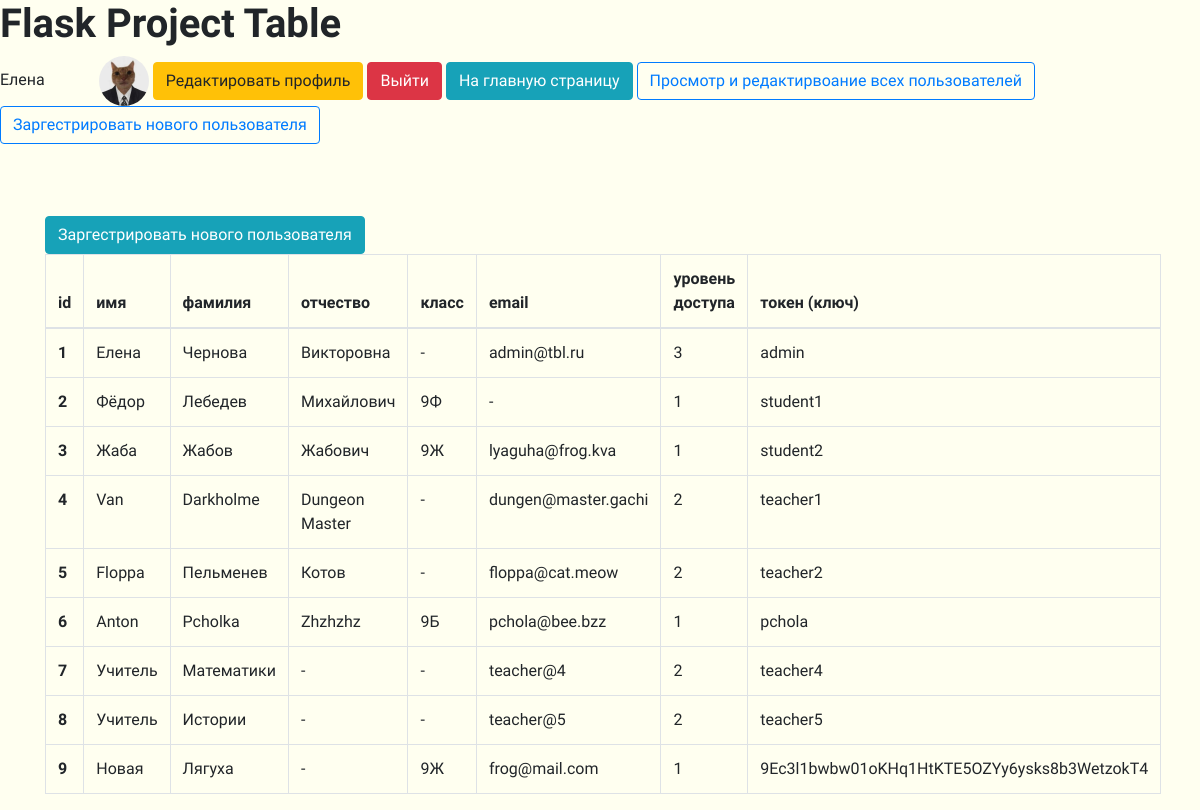
The page /users (signed in) on the database as committed earlier.
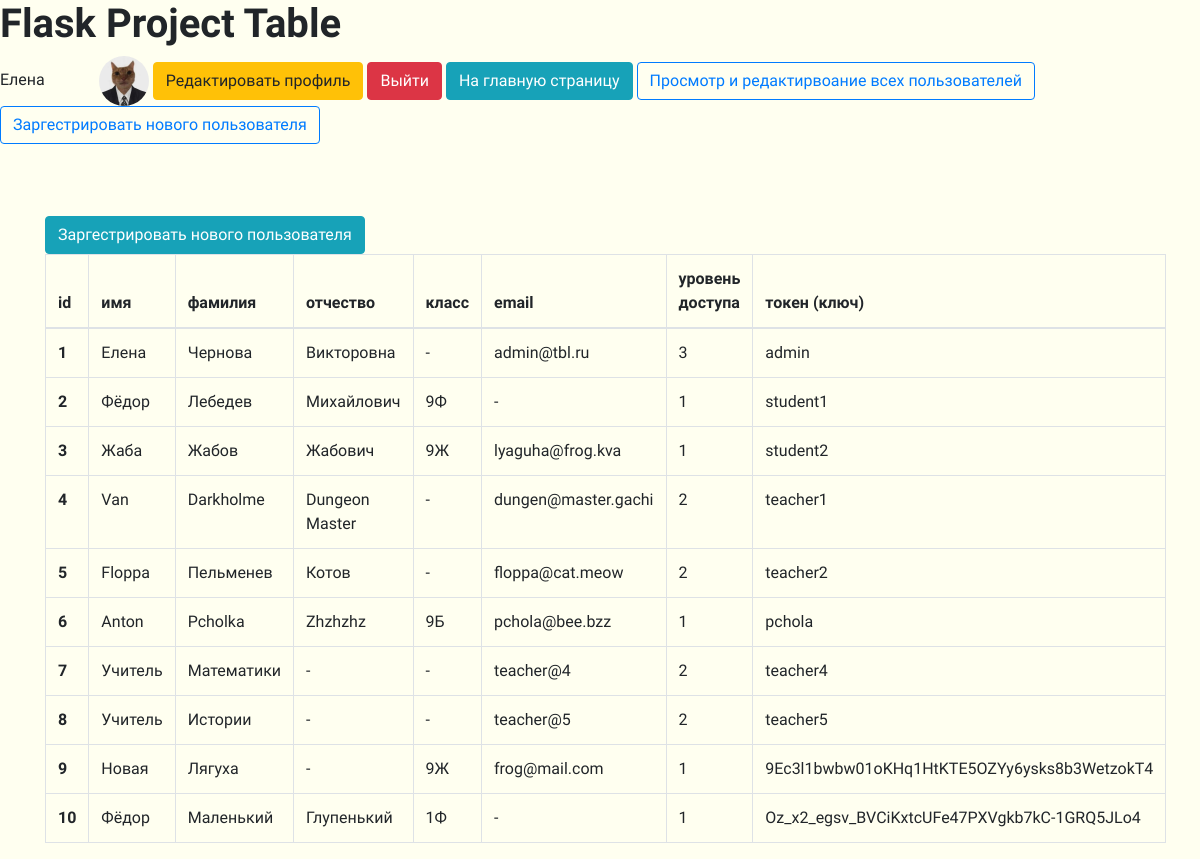
The same page on the database as committed later.
### tables this page shows
CREATE TABLE "users"
(
	id INTEGER not null
		primary key,
	name VARCHAR,
	surname VARCHAR,
	patronymic VARCHAR,
	grade VARCHAR,
	email VARCHAR,
	hashed_password VARCHAR,
	modified_date DATETIME,
	access_level INTEGER,
	token VARCHAR
		unique,
	image VARCHAR default 'static/img/default.png'
);

### app.py (the view, shortened to what this page needs)
@app.route('/users', methods=['POST', 'GET'])
def users():
    if current_user.access_level == 3:
        form = EditUsersForm()
        db_sess = db_session.create_session()
        header, rows = all_users_table()
        return render_template("all_users.html", rows=rows, header=header, form=form)
    abort(403, message="Access denied")

### app.py (called while the page is built)
def all_users_table():
    header = ['id', 'имя', 'фамилия', 'отчество', 'класс', 'email', 'уровень доступа',
              'токен (ключ)']
    db_sess = db_session.create_session()
    all_users = list(db_sess.query(User))
    rows = []
    for user in all_users:
        row = [user.id, user.name, user.surname, user.patronymic, user.grade, user.email,
               user.access_level, user.token]
        row = ['-' if el is None else el for el in row]
        rows.append(row)
    return header, rows

@login_manager.user_loader
def load_user(user_id):
    db_sess = db_session.create_session()
    return db_sess.query(User).get(user_id)

### data/sqlalchemy/db_session.py (called while the page is built)
def create_session() -> Session:
    global __factory
    return __factory()

### templates/all_users.html (shortened to what this page needs)
{% extends "base.html" %}
{% block content %}
    <a class="btn btn-info" href="/register">Заргестрировать нового
        пользователя
    </a>
    <table class="table table-bordered" id="table" contenteditable="false">
        <thead>
        <tr>
            {% for text in header %}
                <th scope="col" id="header_{{ loop.index }}">{{ text }}</th>
            {% endfor %}
        </tr>
        </thead>
        <tbody>
        {% for row in rows %}
            {% set row_count = loop.index %}
            <tr>
                {% for text in row %}
                    {% if loop.index == 1 %}
                        <th scope="row" id="row_{{ row_count }}">{{ text }}</th>
                    {% else %}
                        <td onclick="edit_user(this);"
                            id="cell{{ loop.index }}_{{ row_count }}">{{ text }}</td>
                    {% endif %}
                {% endfor %}
            </tr>
        {% endfor %}
        </tbody>
    </table>
{% endblock %}

### templates/base.html (shortened to what this page needs)
<!DOCTYPE html>
<html lang="en">
<head>
    <link rel="stylesheet"
          href="https://stackpath.bootstrapcdn.com/bootstrap/4.4.1/css/bootstrap.min.css"
>
    <link rel="stylesheet" type="text/css"
          href="{{ url_for('static', filename='css/style.css') }}"/>
</head>
<body>
<h1 class="textFont SuperBold">Flask Project Table</h1>
<nav>
    {% if current_user.is_authenticated %}
        <div class="textFont">{{ current_user.name }}
            <img class="userImg" style="margin-left: 50px;" src="{{ current_user.image }}"
                 alt="А где" width=50 height=50>
            <a class="btn btn-warning" href="/user_edit/{{ current_user.id }}">Редактировать
                профиль</a>
            <a class="btn btn-danger" href="/logout">Выйти</a>
            <a class="btn btn-info" href="/">На главную страницу
            </a>
            {% if current_user.access_level == 3 %}
                <a class="btn btn-outline-primary" href="/users">Просмотр и редактирвоание всех
                    пользователей
                </a>
                <a class="btn btn-outline-primary" href="/register">Заргестрировать нового
                    пользователя
                </a>
                </div>
            {% endif %}
        <br>
        <br>
        <br>
    {% else %}
        <p>
            <a class="btn btn-success" href="/token">Войти</a>
        </p>
    {% endif %}
</nav>
<main role="main" class="container">
    {% block content %}{% endblock %}
</main>
</body>
</html>

### static/css/style.css (style rules this page uses)
table { border: 1px solid grey; }
th { border: 1px solid grey; }
td { border: 1px solid grey; }
table { width: 100%; }
table { width: 600px; }
body { background-color: #fffff0; }
.userImg { border-radius: 50%; }
* { font-family: 'Comfortaa', cursive; }
.textFont { font-family: 'Comfortaa', cursive; }
.textFont.SuperBold { font-weight: 900; }
.btn { font-family: 'Comfortaa', cursive; }

Rows that differ between the two databases and show on the page:
added users: row "10", name "Фёдор", surname "Маленький", patronymic "Глупенький", grade "1Ф", row "-" "1", token "Oz_x2_egsv_BVCiKxtcUFe47PXVgkb7kC-1GRQ5JLo4"
